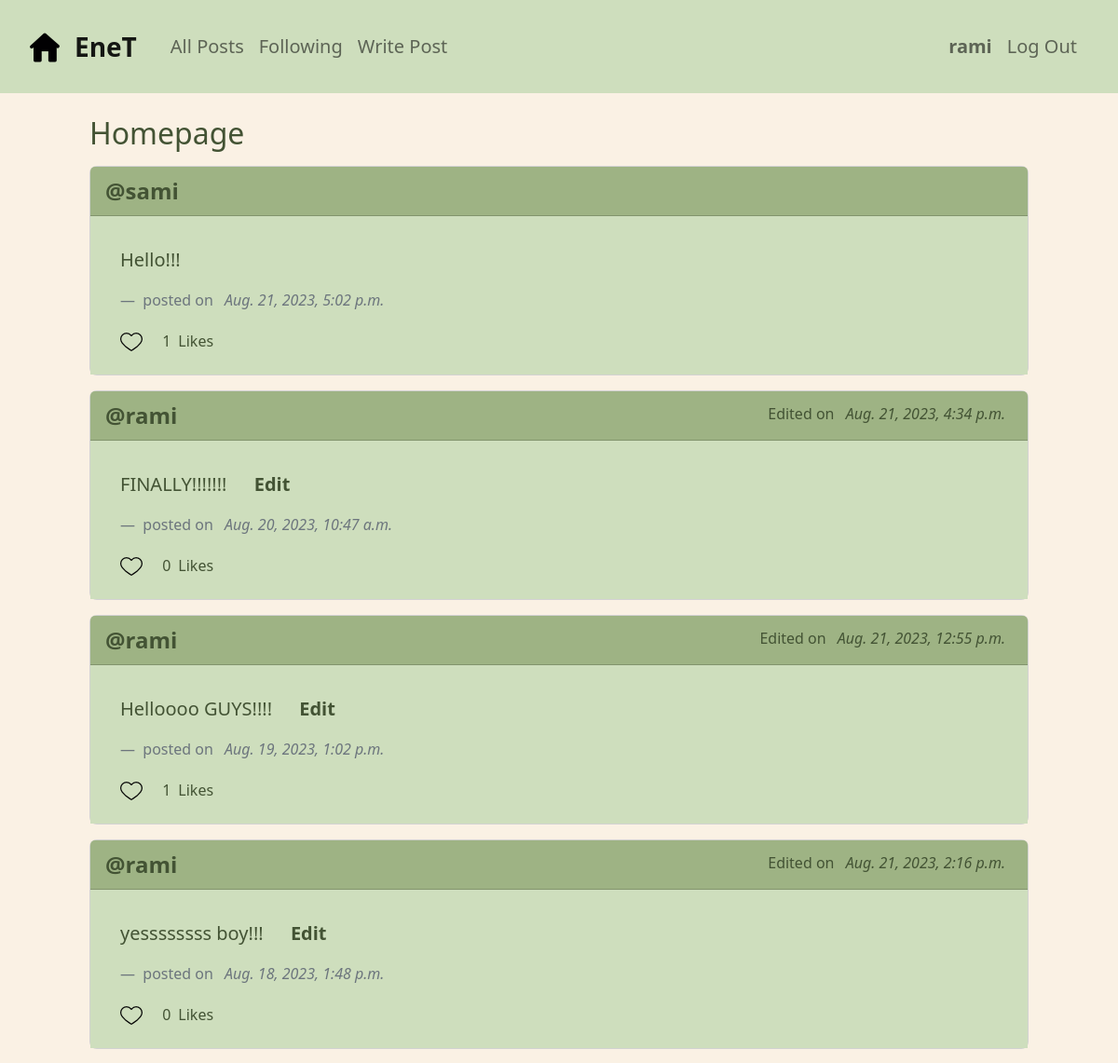
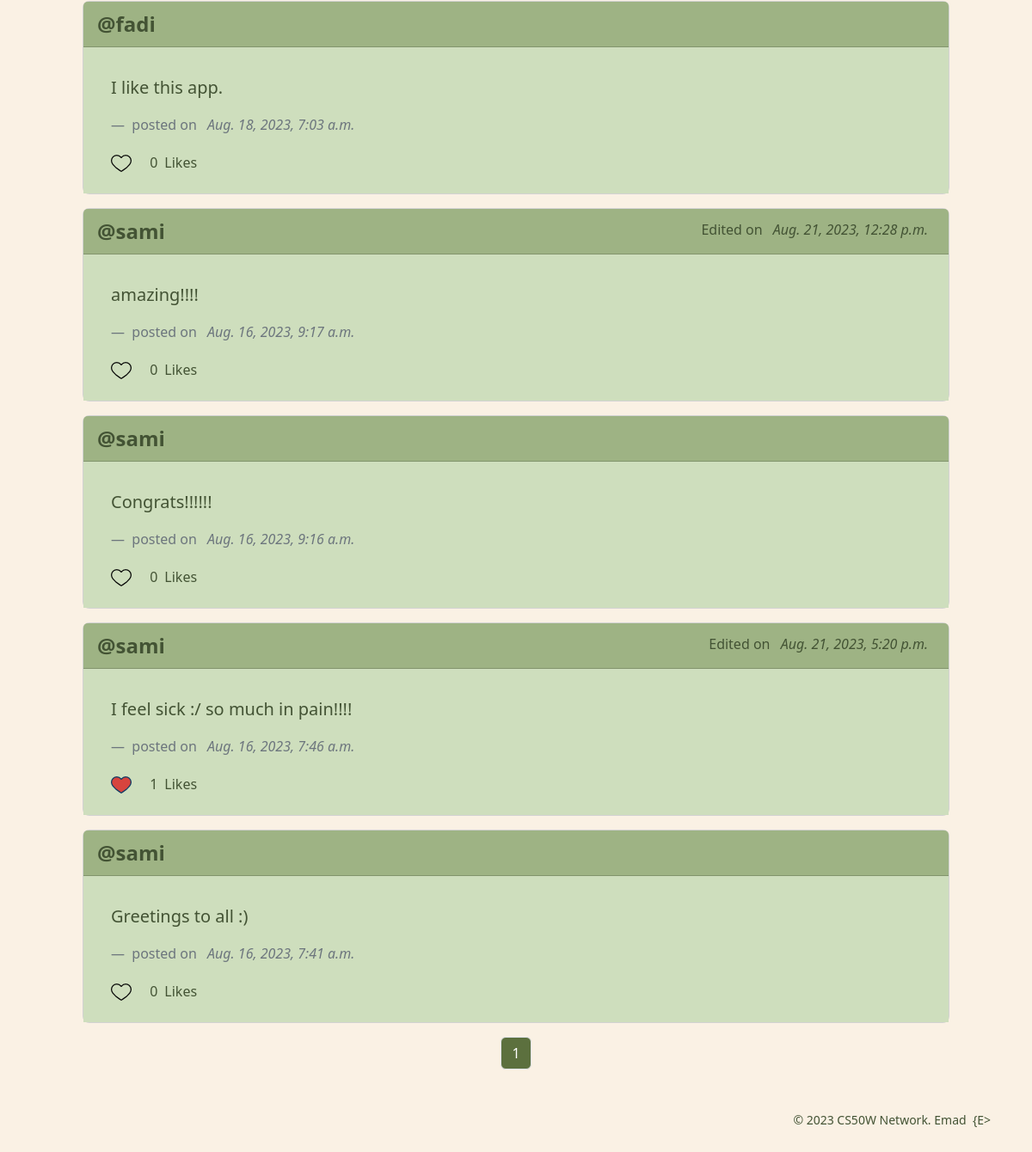
/ (signed in), run on the app's committed database (2 pictures, top to bottom).
### network/models.py (models this page shows, shortened)
class User(AbstractUser):
    followers = models.ManyToManyField('self', symmetrical=False, blank=True, null=True, related_name='following')

class Post(models.Model):
    content = models.TextField(blank=True)
    date_posted = models.DateTimeField(auto_now_add=True)    # automatically populated with current date
    edited = models.BooleanField(default=False)
    edited_on = models.DateTimeField(auto_now=True)    # automatically populated with current date on every update of instance
    author = models.ForeignKey(User, on_delete=models.CASCADE, blank=True, null=True, related_name="user_posts")
    likers = models.ManyToManyField(User, blank=True, null=True, related_name="liked_posts")

### network/views.py (the view)
# urls.py: path("", views.index, name="index"),
def index(request):
    all_posts = Post.objects.order_by("-date_posted").all()
    return render(request, "network/index.html", context={
        'page': pagination(request, all_posts),
    })

### network/views.py (called while the page is built)
def pagination(request, objects_list):
    paginator = Paginator(objects_list, 10)
    page_number = request.GET.get('page')
    page = paginator.get_page(page_number)
    return page

### network/templates/network/index.html (shortened to what this page needs)
{% extends "network/layout.html" %}
{% load static %}
{% block body %}
    <div class="mx-5 px-5">
        <h2 class="pt-4">
            Homepage
        </h2>
    </div>
    <div class="mx-5 px-5">
        {% for post in page %}
            <div class="card my-3 rounded-3">
                <div class="card-header d-flex justify-content-between">
                    <a class="fs-4" href="{% url 'profile' post.author.id %}">@{{post.author}}</a>
                    {% if post.edited %}
                        <span class="mt-1 justify-content-end fs-6">Edited on <em class="mx-2">{{post.edited_on}}</em></span>
                    {% endif %}
                </div>
                <div class="card-body">
                    <blockquote class="blockquote mb-0 px-3">
                        <p>
                            <span id="post_{{post.id}}" class="list-inline-item mb-3">{{post.content}}</span>
                            {% if user.is_authenticated and user == post.author %}
                                <a href="" id="editLink_{{post.id}}" class="list-inline-item edit-link mx-3" data-bs-toggle="modal" data-bs-target="#editModal_{{post.id}}">
                                    Edit
                                </a>
                            {% endif %}
                        </p>
                        <footer class="blockquote-footer fs-6">
                            <span class="">posted on </span>
                            <cite class="mx-2" title="Source Title">{{post.date_posted}}</cite>
                        </footer>
                        <a href="" id="postReaction_{{post.id}}" class="list-inline-item btn-like me-3">
                            <img id="iconHeart_{{post.id}}" src="{% if user in post.likers.all %} {% static 'network/icons/heart-filled.png' %} {% else %} {% static 'network/icons/heart-blank.png' %} {% endif %}" alt="heart icon">
                        </a>
                        <p class="list-inline-item mb-2 fs-6"><span id="postLikes_{{post.id}}" class="me-2">{{post.likers.count}}</span>Likes</p>
                    </blockquote>
                </div>
            </div>
        {% endfor %}
    </div>
{% endblock %}

### network/templates/network/layout.html (shortened to what this page needs)
{% load static %}
<!DOCTYPE html>
<html lang="en">
    <head>
        <link href="https://cdn.jsdelivr.net/npm/bootstrap@5.2.3/dist/css/bootstrap.min.css" rel="stylesheet">
        <link href="{% static 'network/styles.css' %}" rel="stylesheet">
        <link rel='stylesheet' href='https://cdn-uicons.flaticon.com/uicons-regular-rounded/css/uicons-regular-rounded.css'>
    </head>
    <body>
        <nav class="navbar navbar-expand-lg bg-navbar p-4 fs-5">
            <a id="homepage" class="navbar-brand fs-3" href="{% url 'index' %}">
                <img class="me-2 px-2 home-icon" src="{% static 'network/icons/home.png' %}" alt="home icon"><strong>EneT</strong>
            </a>
            <div class="container-fluid">
                <ul class="navbar-nav me-auto mb-2 mb-lg-0">
                    <li class="nav-item nav-left">
                    <a id="all_posts" class="nav-link" href="{% url 'all_posts' %}">All Posts</a>
                    </li>
                    {% if user.is_authenticated %}
                        <li class="nav-item">
                            <a class="nav-link" href="{% url 'following' %}">Following</a>
                        </li>
                        <li class="nav-item">
                            <a class="nav-link" href="" class="list-inline-item" data-bs-toggle="modal" data-bs-target="#createModal">Write Post</a>
                        </li>
                    {% endif %}
                </ul>
                <ul class="navbar-nav ms-auto mb-2 mb-lg-0">
                {% if user.is_authenticated %}
                    <li class="nav-item d-flex justify-content-end">
                        <a class="nav-link" href="{% url 'profile' user.id %}"><strong>{{ user.username }}</strong></a>
                    </li>
                    <li class="nav-item d-flex justify-content-end">
                        <a class="nav-link" href="{% url 'logout' %}">Log Out</a>
                    </li>
                {% endif %}
                </ul>
            </div>
        </nav>
        <div class="body">
            {% block body %}
            {% endblock %}
        </div>
        {% if page %}
            <nav aria-label="Page navigation example">
                <ul class="pagination d-flex justify-content-center">
                        <li class="page-item"><a class="page-link btn mx-1" href="?page={{ page.number }}">{{page.number}}</a></li>
                </ul>
            </nav>
        {% endif %}
        <footer>
            <small class="d-flex justify-content-end mx-5 mt-5 mb-2">
                &copy;&nbsp;2023&nbsp;CS50W&nbsp;Network.&nbsp;Emad&nbsp;&nbsp;{E>
            </small>
            <br>
        </footer>
    </body>
</html>

### network/static/network/styles.css (style rules this page uses)
body { color: #435334; background-color: #FAF1E4; margin: 0; padding: 0; }
a { text-decoration: none; }
.home-icon { margin-top: -5px; }
.bg-navbar, .card-body { background-color: #CEDEBD; }
.card-header, .modal-header { background-color: #9EB384; }
.card-header a, .card-body a { color: #435334; font-weight: bold; }
.btn { background-color: #5C703E; color: #fff; }

### data on the page
User: username "rami"
Post: author "sami", content "Hello!!!", date_posted "Aug. 21, 2023, 5:02 p.m.", likers.count "1"
Post: author "rami", edited_on "Aug. 21, 2023, 4:34 p.m.", content "FINALLY!!!!!!!", date_posted "Aug. 20, 2023, 10:47 a.m.", likers.count "0"
Post: author "rami", edited_on "Aug. 21, 2023, 12:55 p.m.", content "Helloooo GUYS!!!!", date_posted "Aug. 19, 2023, 1:02 p.m.", likers.count "1"
Post: author "rami", edited_on "Aug. 21, 2023, 2:16 p.m.", content "yessssssss boy!!!", date_posted "Aug. 18, 2023, 1:48 p.m.", likers.count "0"
Post: author "fadi", content "I like this app.", date_posted "Aug. 18, 2023, 7:03 a.m.", likers.count "0"
Post: author "sami", edited_on "Aug. 21, 2023, 12:28 p.m.", content "amazing!!!!", date_posted "Aug. 16, 2023, 9:17 a.m.", likers.count "0"
Post: author "sami", content "Congrats!!!!!!", date_posted "Aug. 16, 2023, 9:16 a.m.", likers.count "0"
Post: author "sami", edited_on "Aug. 21, 2023, 5:20 p.m.", content "I feel sick :/ so much in pain!!!!", date_posted "Aug. 16, 2023, 7:46 a.m.", shows a picture, likers.count "1"
Post: author "sami", content "Greetings to all :)", date_posted "Aug. 16, 2023, 7:41 a.m.", likers.count "0"

### other printed values
{{ page.number }} "1"
